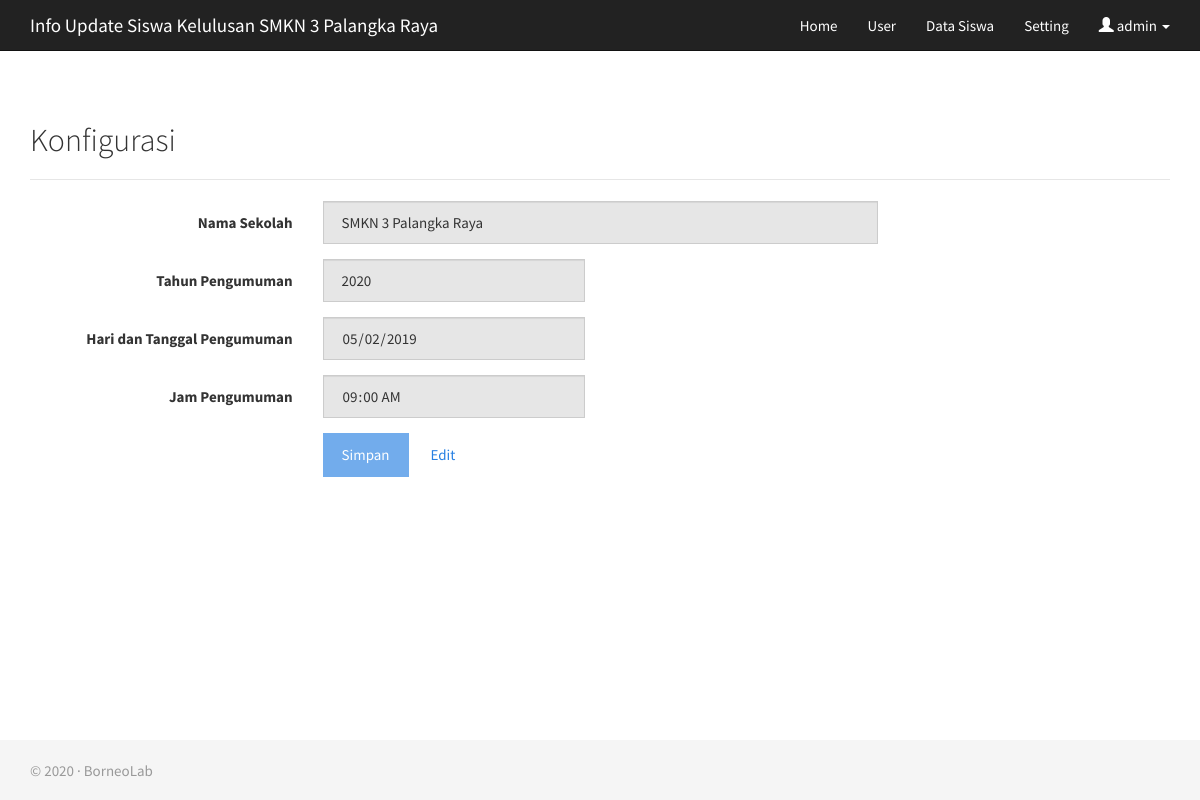
The page /admin/konfigurasi.php (signed in) on the database its author committed.
### tables this page shows
CREATE TABLE `un_konfigurasi` (
  `id` int(11) NOT NULL,
  `sekolah` varchar(255) NOT NULL,
  `tahun` year(4) NOT NULL,
  `tgl_pengumuman` datetime NOT NULL
);

### admin/konfigurasi.php (the view, shortened to what this page needs)
<?php
if(isset($_SESSION['logged']) && !empty($_SESSION['logged'])){
include "../database.php";
include '_header.php';
?>
<div class="container">
    <h2>Konfigurasi</h2><hr>
    <?php
    $qconfig = mysqli_query($db_conn,"SELECT * FROM un_konfigurasi");
    $hsl = mysqli_fetch_array($qconfig);
    ?>
<form class="form-horizontal" method="post">
  <div class="form-group">
    <label class="col-sm-3 control-label">Nama Sekolah</label>
    <div class="col-sm-6">
      <input type="text" name="cfgSekolah" class="form-control" value="<?=$hsl['sekolah'] ?>" readonly>
    </div>
  </div>
  <div class="form-group">
    <label class="col-sm-3 control-label">Tahun Pengumuman</label>
    <div class="col-sm-3">
      <input type="number" name="cfgTahun" class="form-control" min="2019" max="2025" value="<?=$hsl['tahun'] ?>" readonly>
    </div>
  </div>
  <div class="form-group">
    <label class="col-sm-3 control-label">Hari dan Tanggal Pengumuman</label>
    <div class="col-sm-3">
      <input type="date" name="cfgTanggal" class="form-control" value="<?=date('Y-m-d',strtotime($hsl['tgl_pengumuman'])) ?>" readonly>
    </div>
  </div>
  <div class="form-group">
    <label class="col-sm-3 control-label">Jam Pengumuman</label>
    <div class="col-sm-3">
      <input type="time" name="cfgJam" class="form-control" value="<?=date('H:i',strtotime($hsl['tgl_pengumuman'])) ?>" readonly>
    </div>
  </div>
  <div class="form-group">
    <div class="col-sm-offset-3 col-sm-9">
      <button type="submit" name="submit" class="btn btn-primary" disabled="disabled">Simpan</button>
      <button type="button" id="btEnable" class="btn btn-link">Edit</button>
    </div>
  </div>
</form>
</div>
<?php
include '_footer.php';
} else {
	header('Location: ./login.php');
}
?>

### admin/_header.php (shortened to what this page needs)
<?php
if(isset($_SESSION['logged']) && !empty($_SESSION['logged'])){
	$que = mysqli_query($db_conn, "SELECT * FROM un_konfigurasi");
	$hsl = mysqli_fetch_array($que);
?>
<!DOCTYPE html>
<html>
<head>
    <link href="../css/bootstrap.min.css" rel="stylesheet">
    <link href="../css/jasny-bootstrap.min.css" rel="stylesheet">
</head>
<body>
    <nav class="navbar navbar-default bg-success navbar-static-top">
        <div class="container">
            <div class="navbar-header">
              <a class="navbar-brand" href="./">Info Update Siswa Kelulusan <?=$hsl['sekolah'] ?></a>
            </div>
            <div id="navbar" class="collapse navbar-collapse">
				<ul class="nav navbar-nav navbar-right">
					<li><a href="./">Home</a></li>
					<li><a href="user.php">User</a></li>
					<li><a href="data.php">Data Siswa</a></li>
					<li><a href="konfigurasi.php">Setting</a></li>
					<li class="dropdown">
							<a href="#" class="dropdown-toggle" data-toggle="dropdown" role="button" aria-expanded="true">
									<span class="glyphicon glyphicon-user" aria-hidden="true"></span> <?php echo $_SESSION['username']; ?> <span class="caret"></span>
							</a>
					</li>
				</ul>
		</div>
        </div>
    </nav>
<?php
} else {
	header('Location: ./login.php');
}
?>

### admin/_footer.php
<?php
if(isset($_SESSION['logged']) && !empty($_SESSION['logged'])){
?>
	<footer class="footer">
		<div class="container">
		<p class="text-muted">&copy; <?=$hsl['tahun'] ?> &middot; BorneoLab </p>
		</div>
	</footer>
</body>
</html>
<?php
} else {
	header('Location: ./login.php');
}
?>

### admin/_header.php (style rules this page uses)
html { position: relative; min-height: 100%; }
body { margin-bottom: 60px; }
.footer { position: absolute; bottom: 0; width: 100%; height: 60px; background-color: #f5f5f5; }
body > .container { padding: 30px 15px 0; }
.container .text-muted { margin: 20px 0; }
.footer > .container { padding-right: 15px; padding-left: 15px; }

### rows shown on the page
un_konfigurasi: sekolah "SMKN 3 Palangka Raya", cfgSekolah "SMKN 3 Palangka Raya", cfgTahun "2020", cfgTanggal "05/02/2019", cfgJam "09:00", tahun "2020"

### other values the page prints
$_SESSION['username'] "admin"
